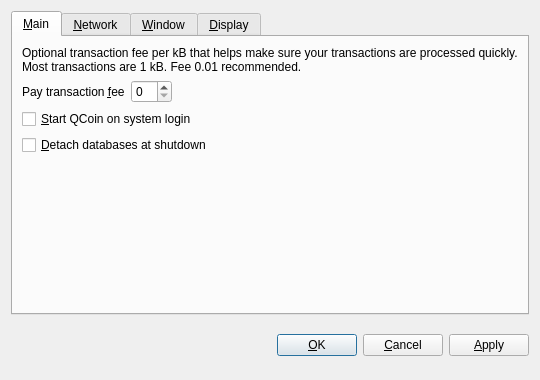
<?xml version="1.0" encoding="UTF-8"?>
<ui version="4.0">
 <class>OptionsDialog</class>
 <widget class="QDialog" name="OptionsDialog">
  <property name="geometry">
   <rect>
    <x>0</x>
    <y>0</y>
    <width>540</width>
    <height>380</height>
   </rect>
  </property>
  <property name="windowTitle">
   <string>Options</string>
  </property>
  <property name="modal">
   <bool>true</bool>
  </property>
  <layout class="QVBoxLayout" name="verticalLayout">
   <item>
    <widget class="QTabWidget" name="tabWidget">
     <property name="tabPosition">
      <enum>QTabWidget::North</enum>
     </property>
     <property name="currentIndex">
      <number>0</number>
     </property>
     <widget class="QWidget" name="tabMain">
      <attribute name="title">
       <string>&amp;Main</string>
      </attribute>
      <layout class="QVBoxLayout" name="verticalLayout_Main">
       <item>
        <widget class="QLabel" name="transactionFeeInfoLabel">
         <property name="text">
          <string>Optional transaction fee per kB that helps make sure your transactions are processed quickly. Most transactions are 1 kB. Fee 0.01 recommended.</string>
         </property>
         <property name="textFormat">
          <enum>Qt::PlainText</enum>
         </property>
         <property name="wordWrap">
          <bool>true</bool>
         </property>
        </widget>
       </item>
       <item>
        <layout class="QHBoxLayout" name="horizontalLayout_Main">
         <item>
          <widget class="QLabel" name="transactionFeeLabel">
           <property name="text">
            <string>Pay transaction &amp;fee</string>
           </property>
           <property name="textFormat">
            <enum>Qt::PlainText</enum>
           </property>
           <property name="buddy">
            <cstring>transactionFee</cstring>
           </property>
          </widget>
         </item>
         <item>
          <widget class="BitcoinAmountField" name="transactionFee"/>
         </item>
         <item>
          <spacer name="horizontalSpacer_Main">
           <property name="orientation">
            <enum>Qt::Horizontal</enum>
           </property>
           <property name="sizeHint" stdset="0">
            <size>
             <width>40</width>
             <height>20</height>
            </size>
           </property>
          </spacer>
         </item>
        </layout>
       </item>
       <item>
        <widget class="QCheckBox" name="bitcoinAtStartup">
         <property name="toolTip">
          <string>Automatically start QCoin after logging in to the system.</string>
         </property>
         <property name="text">
          <string>&amp;Start QCoin on system login</string>
         </property>
        </widget>
       </item>
       <item>
        <widget class="QCheckBox" name="detachDatabases">
         <property name="toolTip">
          <string>Detach block and address databases at shutdown. This means they can be moved to another data directory, but it slows down shutdown. The wallet is always detached.</string>
         </property>
         <property name="text">
          <string>&amp;Detach databases at shutdown</string>
         </property>
        </widget>
       </item>
       <item>
        <spacer name="verticalSpacer_Main">
         <property name="orientation">
          <enum>Qt::Vertical</enum>
         </property>
         <property name="sizeHint" stdset="0">
          <size>
           <width>20</width>
           <height>40</height>
          </size>
         </property>
        </spacer>
       </item>
      </layout>
     </widget>
     <widget class="QWidget" name="tabNetwork">
      <attribute name="title">
       <string>&amp;Network</string>
      </attribute>
      <layout class="QVBoxLayout" name="verticalLayout_Network">
       <item>
        <widget class="QCheckBox" name="mapPortUpnp">
         <property name="toolTip">
          <string>Automatically open the QCoin client port on the router. This only works when your router supports UPnP and it is enabled.</string>
         </property>
         <property name="text">
          <string>Map port using &amp;UPnP</string>
         </property>
        </widget>
       </item>
       <item>
        <widget class="QCheckBox" name="connectSocks">
         <property name="toolTip">
          <string>Connect to the QCoin network through a SOCKS proxy (e.g. when connecting through Tor).</string>
         </property>
         <property name="text">
          <string>&amp;Connect through SOCKS proxy:</string>
         </property>
        </widget>
       </item>
       <item>
        <layout class="QHBoxLayout" name="horizontalLayout_Network">
         <item>
          <widget class="QLabel" name="proxyIpLabel">
           <property name="text">
            <string>Proxy &amp;IP:</string>
           </property>
           <property name="textFormat">
            <enum>Qt::PlainText</enum>
           </property>
           <property name="buddy">
            <cstring>proxyIp</cstring>
           </property>
          </widget>
         </item>
         <item>
          <widget class="QValidatedLineEdit" name="proxyIp">
           <property name="maximumSize">
            <size>
             <width>140</width>
             <height>16777215</height>
            </size>
           </property>
           <property name="toolTip">
            <string>IP address of the proxy (e.g. 127.0.0.1)</string>
           </property>
          </widget>
         </item>
         <item>
          <widget class="QLabel" name="proxyPortLabel">
           <property name="text">
            <string>&amp;Port:</string>
           </property>
           <property name="textFormat">
            <enum>Qt::PlainText</enum>
           </property>
           <property name="buddy">
            <cstring>proxyPort</cstring>
           </property>
          </widget>
         </item>
         <item>
          <widget class="QLineEdit" name="proxyPort">
           <property name="maximumSize">
            <size>
             <width>55</width>
             <height>16777215</height>
            </size>
           </property>
           <property name="toolTip">
            <string>Port of the proxy (e.g. 9050)</string>
           </property>
          </widget>
         </item>
         <item>
          <widget class="QLabel" name="socksVersionLabel">
           <property name="text">
            <string>SOCKS &amp;Version:</string>
           </property>
           <property name="textFormat">
            <enum>Qt::PlainText</enum>
           </property>
           <property name="buddy">
            <cstring>socksVersion</cstring>
           </property>
          </widget>
         </item>
         <item>
          <widget class="QValueComboBox" name="socksVersion">
           <property name="toolTip">
            <string>SOCKS version of the proxy (e.g. 5)</string>
           </property>
          </widget>
         </item>
         <item>
          <spacer name="horizontalSpacer_Network">
           <property name="orientation">
            <enum>Qt::Horizontal</enum>
           </property>
           <property name="sizeHint" stdset="0">
            <size>
             <width>40</width>
             <height>20</height>
            </size>
           </property>
          </spacer>
         </item>
        </layout>
       </item>
       <item>
        <spacer name="verticalSpacer_Network">
         <property name="orientation">
          <enum>Qt::Vertical</enum>
         </property>
         <property name="sizeHint" stdset="0">
          <size>
           <width>20</width>
           <height>40</height>
          </size>
         </property>
        </spacer>
       </item>
      </layout>
     </widget>
     <widget class="QWidget" name="tabWindow">
      <attribute name="title">
       <string>&amp;Window</string>
      </attribute>
      <layout class="QVBoxLayout" name="verticalLayout_Window">
       <item>
        <widget class="QCheckBox" name="minimizeToTray">
         <property name="toolTip">
          <string>Show only a tray icon after minimizing the window.</string>
         </property>
         <property name="text">
          <string>&amp;Minimize to the tray instead of the taskbar</string>
         </property>
        </widget>
       </item>
       <item>
        <widget class="QCheckBox" name="minimizeOnClose">
         <property name="toolTip">
          <string>Minimize instead of exit the application when the window is closed. When this option is enabled, the application will be closed only after selecting Quit in the menu.</string>
         </property>
         <property name="text">
          <string>M&amp;inimize on close</string>
         </property>
        </widget>
       </item>
       <item>
        <spacer name="verticalSpacer_Window">
         <property name="orientation">
          <enum>Qt::Vertical</enum>
         </property>
         <property name="sizeHint" stdset="0">
          <size>
           <width>20</width>
           <height>40</height>
          </size>
         </property>
        </spacer>
       </item>
      </layout>
     </widget>
     <widget class="QWidget" name="tabDisplay">
      <attribute name="title">
       <string>&amp;Display</string>
      </attribute>
      <layout class="QVBoxLayout" name="verticalLayout_Display">
       <item>
        <layout class="QHBoxLayout" name="horizontalLayout_1_Display">
         <item>
          <widget class="QLabel" name="langLabel">
           <property name="text">
            <string>User Interface &amp;language:</string>
           </property>
           <property name="textFormat">
            <enum>Qt::PlainText</enum>
           </property>
           <property name="buddy">
            <cstring>lang</cstring>
           </property>
          </widget>
         </item>
         <item>
          <widget class="QValueComboBox" name="lang">
           <property name="toolTip">
            <string>The user interface language can be set here. This setting will take effect after restarting QCoin.</string>
           </property>
          </widget>
         </item>
        </layout>
       </item>
       <item>
        <layout class="QHBoxLayout" name="horizontalLayout_2_Display">
         <item>
          <widget class="QLabel" name="unitLabel">
           <property name="text">
            <string>&amp;Unit to show amounts in:</string>
           </property>
           <property name="textFormat">
            <enum>Qt::PlainText</enum>
           </property>
           <property name="buddy">
            <cstring>unit</cstring>
           </property>
          </widget>
         </item>
         <item>
          <widget class="QValueComboBox" name="unit">
           <property name="toolTip">
            <string>Choose the default subdivision unit to show in the interface and when sending coins.</string>
           </property>
          </widget>
         </item>
        </layout>
       </item>
       <item>
        <widget class="QCheckBox" name="displayAddresses">
         <property name="toolTip">
          <string>Whether to show QCoin addresses in the transaction list or not.</string>
         </property>
         <property name="text">
          <string>&amp;Display addresses in transaction list</string>
         </property>
        </widget>
       </item>
       <item>
        <widget class="QCheckBox" name="coinControlFeatures">
         <property name="toolTip">
          <string>Whether to show coin control features or not.</string>
         </property>
         <property name="text">
          <string>Display coin &amp;control features (experts only!)</string>
         </property>
        </widget>
       </item>
       <item>
        <spacer name="verticalSpacer_Display">
         <property name="orientation">
          <enum>Qt::Vertical</enum>
         </property>
         <property name="sizeHint" stdset="0">
          <size>
           <width>20</width>
           <height>40</height>
          </size>
         </property>
        </spacer>
       </item>
      </layout>
     </widget>
    </widget>
   </item>
   <item>
    <layout class="QHBoxLayout" name="horizontalLayout_Buttons">
     <item>
      <spacer name="horizontalSpacer_1">
       <property name="orientation">
        <enum>Qt::Horizontal</enum>
       </property>
       <property name="sizeHint" stdset="0">
        <size>
         <width>40</width>
         <height>48</height>
        </size>
       </property>
      </spacer>
     </item>
     <item>
      <widget class="QLabel" name="statusLabel">
       <property name="font">
        <font>
         <weight>75</weight>
         <bold>true</bold>
        </font>
       </property>
       <property name="text">
        <string/>
       </property>
       <property name="textFormat">
        <enum>Qt::PlainText</enum>
       </property>
       <property name="wordWrap">
        <bool>true</bool>
       </property>
      </widget>
     </item>
     <item>
      <spacer name="horizontalSpacer_2">
       <property name="orientation">
        <enum>Qt::Horizontal</enum>
       </property>
       <property name="sizeHint" stdset="0">
        <size>
         <width>40</width>
         <height>48</height>
        </size>
       </property>
      </spacer>
     </item>
     <item>
      <widget class="QPushButton" name="okButton">
       <property name="text">
        <string>&amp;OK</string>
       </property>
      </widget>
     </item>
     <item>
      <widget class="QPushButton" name="cancelButton">
       <property name="text">
        <string>&amp;Cancel</string>
       </property>
       <property name="autoDefault">
        <bool>false</bool>
       </property>
      </widget>
     </item>
     <item>
      <widget class="QPushButton" name="applyButton">
       <property name="text">
        <string>&amp;Apply</string>
       </property>
       <property name="autoDefault">
        <bool>false</bool>
       </property>
      </widget>
     </item>
    </layout>
   </item>
  </layout>
 </widget>
 <customwidgets>
  <customwidget>
   <class>BitcoinAmountField</class>
   <extends>QSpinBox</extends>
   <header>bitcoinamountfield.h</header>
  </customwidget>
  <customwidget>
   <class>QValueComboBox</class>
   <extends>QComboBox</extends>
   <header>qvaluecombobox.h</header>
  </customwidget>
  <customwidget>
   <class>QValidatedLineEdit</class>
   <extends>QLineEdit</extends>
   <header>qvalidatedlineedit.h</header>
  </customwidget>
 </customwidgets>
 <resources/>
 <connections/>
</ui>
